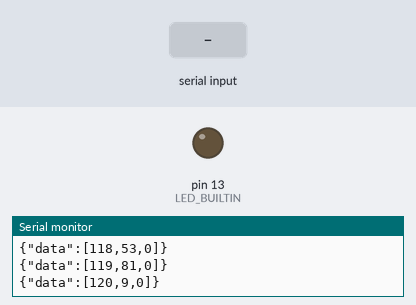
Simulated run of this sketch. Board: Arduino Uno, built for the host (arithmetic inside an expression is 32-bit, double 64-bit). Parts: output pins drawn as LEDs (lit = HIGH), the last lines printed to the serial monitor. The inputs (shaded band) are chosen by the test bench. Random numbers use the default seed unless the sketch sets one.

Above: at 1.2 s.
1.3 s: "1" received over Serial
At 2.5 s:
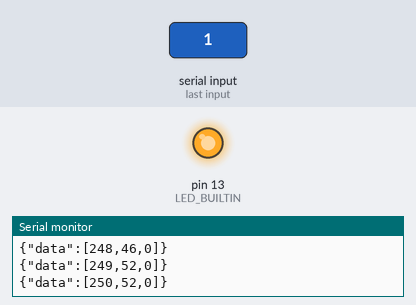
2.8 s: "0" received over Serial
At 3.9 s:
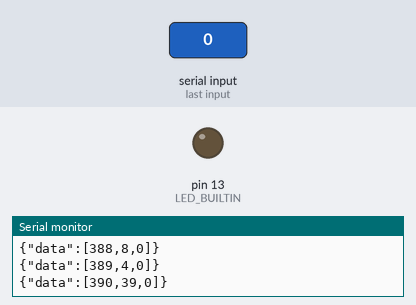
Timing chart, 0 to 5.8 s (numbered marks = the images above; inputs shaded):
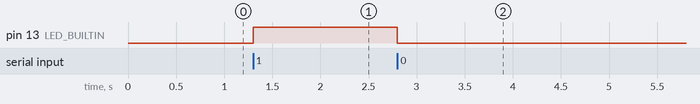

The sketch:

iot.ino
```cpp
// (licence header left out)
#include <ArduinoJson.h>
int  num_2;
unsigned int num_1;
unsigned long previousMillis = 100; // will store last time LED was updated
char get_status_led;

// constants won't change:
const long interval = 10; // interval at which to blink (milliseconds)
void add_value(unsigned int num_1, int num_2,int num_3);

void setup()
{

    Serial.begin(115200);
    pinMode(LED_BUILTIN, OUTPUT);
}

void loop()
{

    unsigned long currentMillis = millis();

    if (currentMillis - previousMillis >= interval)
    {
        previousMillis = currentMillis;
        num_1++;
        add_value(num_1, num_2,NULL);
    }

    if (Serial.available() > 0)
    {

        get_status_led = Serial.read();
        if (get_status_led == '1')
        {
            digitalWrite(LED_BUILTIN, HIGH);
        }
        else if (get_status_led == '0')
        {
            digitalWrite(LED_BUILTIN, LOW);
        }
        add_value(num_1, num_2,get_status_led);
    }
}

void add_value(unsigned int num_1, int num_2,int num_3)
{
    StaticJsonBuffer<200> jsonBuffer;

    JsonObject &root = jsonBuffer.createObject();

    JsonArray &data = root.createNestedArray("data");

    data.add(num_1);
    data.add(num_2 = random(1, 100));
    data.add(num_3);
    root.printTo(Serial);
    Serial.println();
    //  root.prettyPrintTo(Serial);
}
```

Measured:
- after the input at 1.3 s, pin 13 (LED_BUILTIN): LOW → HIGH at once
- after the input at 2.8 s, pin 13 (LED_BUILTIN): HIGH → LOW at once
